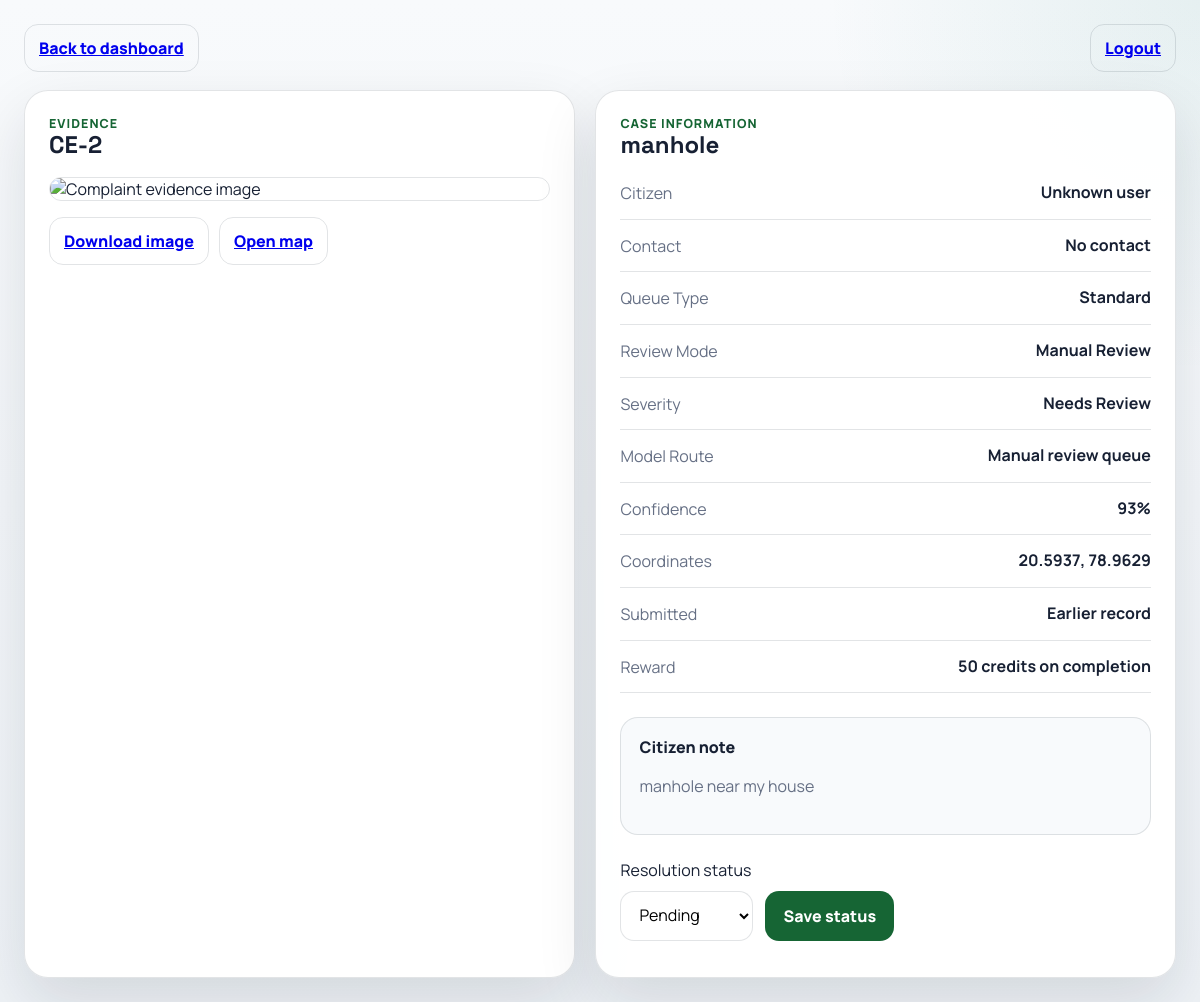
/admin/report/2 (signed in), run on the app's committed database.
### database.py (models this page shows)
class Complaint(Base):
    __tablename__ = "complaints"
    id = Column(Integer, primary_key=True)
    issue_type = Column(String)
    image_path = Column(String)
    confidence = Column(Float)
    latitude = Column(Float)
    longitude = Column(Float)
    comment = Column(String)
    status = Column(String, default="Pending")
    user_name = Column(String)
    user_contact = Column(String)
    reference_code = Column(String)
    created_at = Column(String)
    user_id = Column(Integer)
    issue_key = Column(String)
    detection_mode = Column(String)
    model_key = Column(String)
    severity = Column(String)
    last_updated_at = Column(String)
    reward_points = Column(Integer, default=0)
    priority_requested = Column(Integer, default=0)

### app.py (the view)
@app.get("/admin/report/{report_id}", response_class=HTMLResponse)
async def report_detail(request: Request, report_id: int):
    admin_session = get_current_admin_session(request)
    if not admin_session:
        return RedirectResponse("/login?tab=admin", status_code=302)
    db = SessionLocal()
    try:
        report = db.query(Complaint).filter(Complaint.id == report_id).first()
    finally:
        db.close()
    if not report:
        return HTMLResponse("Report not found", status_code=404)
    return templates.TemplateResponse(
        request,
        "report_detail.html",
        {
            "request": request,
            "report": report,
            "image_url": build_image_url(report.image_path),
            "status_choices": sorted(ALLOWED_STATUSES, key=lambda value: ["Pending", "In Progress", "Completed"].index(value)),
            "image_analysis_mode": report.detection_mode or "Manual Review",
            "completion_reward_points": COMPLETION_REWARD_POINTS,
        },
    )

### templates/report_detail.html (shortened to what this page needs)
<!DOCTYPE html>
<html lang="en">
<head>
    <link rel="stylesheet" href="/static/admin.css">
</head>
<body>
    <div class="detail-shell">
        <div class="detail-topbar">
            <a href="/admin/dashboard" class="detail-back">Back to dashboard</a>
            <a href="/admin/logout" class="detail-back">Logout</a>
        </div>
        <div class="detail-grid">
            <section class="detail-card">
                <p class="mini-label">Evidence</p>
                <h1>{{ report.reference_code or ('CE-' ~ report.id) }}</h1>
                <img class="detail-image" src="{{ image_url }}" alt="Complaint evidence image">
                <div class="detail-actions">
                    <a class="table-link" href="/admin/download/{{ report.id }}">Download image</a>
                    <a class="table-link" href="https://maps.google.com/?q={{ report.latitude }},{{ report.longitude }}" target="_blank" rel="noreferrer">Open map</a>
                </div>
            </section>
            <section class="detail-card">
                <p class="mini-label">Case information</p>
                <h2>{{ report.issue_type }}</h2>
                <div class="detail-list">
                    <div><span>Citizen</span><strong>{{ report.user_name or 'Unknown user' }}</strong></div>
                    <div><span>Contact</span><strong>{{ report.user_contact or 'No contact' }}</strong></div>
                    <div><span>Queue Type</span><strong>{{ 'Priority' if report.priority_requested else 'Standard' }}</strong></div>
                    <div><span>Review Mode</span><strong>{{ report.detection_mode or 'Manual Review' }}</strong></div>
                    <div><span>Severity</span><strong>{{ report.severity or 'Needs Review' }}</strong></div>
                    <div><span>Model Route</span><strong>{{ report.model_key if report.model_key else 'Manual review queue' }}</strong></div>
                    <div><span>Confidence</span><strong>{{ (report.confidence * 100)|round|int if report.confidence is not none else 0 }}%</strong></div>
                    <div><span>Coordinates</span><strong>{{ report.latitude }}, {{ report.longitude }}</strong></div>
                    <div><span>Submitted</span><strong>{{ report.created_at or 'Earlier record' }}</strong></div>
                    <div><span>Reward</span><strong>{{ report.reward_points if report.reward_points else completion_reward_points }} credits on completion</strong></div>
                </div>
                <div class="comment-box">
                    <span>Citizen note</span>
                    <p>{{ report.comment if report.comment else 'No additional details were provided for this complaint.' }}</p>
                </div>
                <div class="status-manager">
                    <label for="statusSelect">Resolution status</label>
                    <div class="status-row">
                        <select id="statusSelect">
                            {% for status in status_choices %}
                            <option value="{{ status }}" {{ 'selected' if report.status == status else '' }}>{{ status }}</option>
                            {% endfor %}
                        </select>
                        <button type="button" onclick="saveStatus()">Save status</button>
                    </div>
                </div>
            </section>
        </div>
    </div>
</body>
</html>

### static/admin.css (style rules this page uses)
:root { --bg: #eef2f6; --panel: rgba(255, 255, 255, 0.95); --panel-dark: #0f172a; --text: #172033; --muted: #667085; --line: rgba(23, 32, 51, 0.12); --accent: #166534; --warning: #b45309; --info: #1d4ed8; --success: #15803d; --gold: #b45309; --shadow: 0 24px 60px rgba(15, 23, 42, 0.12); }
* { box-sizing: border-box; }
body { margin: 0; font-family: "Manrope", sans-serif; color: var(--text); background: radial-gradient(circle at top right, rgba(15, 118, 110, 0.08), transparent 24%), linear-gradient(180deg, #f8fafc 0%, var(--bg) 100%); }
.dashboard-shell, .detail-shell { min-height: 100vh; padding: 24px; }
.dashboard-sidebar, .table-panel, .stat-card, .detail-card, .sidebar-note { background: var(--panel); border: 1px solid var(--line); border-radius: 24px; box-shadow: var(--shadow); }
.sidebar-label, .mini-label { margin: 0; color: var(--accent); font-size: 0.78rem; font-weight: 800; letter-spacing: 0.08em; text-transform: uppercase; }
.dashboard-sidebar h1, .panel-head h2, .detail-card h1, .detail-card h2 { margin: 0; font-family: "Space Grotesk", sans-serif; line-height: 1.05; }
.sidebar-copy, .ref-block span, .user-block span, .status-feedback, .comment-box p, .detail-list span { color: var(--muted); line-height: 1.6; }
.sidebar-link, .table-link, .detail-back { min-height: 44px; padding: 12px 14px; border-radius: 14px; display: inline-flex; align-items: center; justify-content: center; border: 1px solid var(--line); font-weight: 800; }
.panel-head input, .status-row select { min-height: 46px; border-radius: 14px; border: 1px solid var(--line); padding: 12px 14px; font: inherit; background: #fff; }
.detail-topbar { display: flex; justify-content: space-between; gap: 12px; margin-bottom: 18px; }
.detail-grid { display: grid; grid-template-columns: minmax(320px, 0.95fr) minmax(320px, 1fr); gap: 20px; }
.detail-card { padding: 24px; }
.detail-image { width: 100%; border-radius: 20px; display: block; margin-top: 20px; border: 1px solid var(--line); }
.detail-actions { display: flex; gap: 10px; margin-top: 16px; flex-wrap: wrap; }
.detail-list { display: grid; gap: 14px; margin: 24px 0; }
.detail-list div { display: flex; justify-content: space-between; gap: 14px; padding-bottom: 12px; border-bottom: 1px solid var(--line); }
.detail-list strong { text-align: right; }
.comment-box { padding: 18px; border-radius: 18px; background: #f8fafc; border: 1px solid var(--line); }
.comment-box span { display: block; margin-bottom: 8px; font-weight: 800; }
.status-manager { margin-top: 24px; }
.status-row { display: flex; gap: 12px; margin-top: 10px; flex-wrap: wrap; }
.status-row button { min-height: 46px; padding: 12px 18px; border: 0; border-radius: 14px; background: var(--accent); color: #fff; font: inherit; font-weight: 800; cursor: pointer; }

### data on the page
Complaint: reference_code+id "CE-2", issue_type "manhole", user_name "Unknown user", user_contact "No contact", priority_requested "Standard", detection_mode "Manual Review", severity "Needs Review", model_key "Manual review queue", confidence "93", latitude "20.5937", longitude "78.9629", created_at "Earlier record", reward_points "50", comment "manhole near my house"

### other printed values
form field value "Pending"
